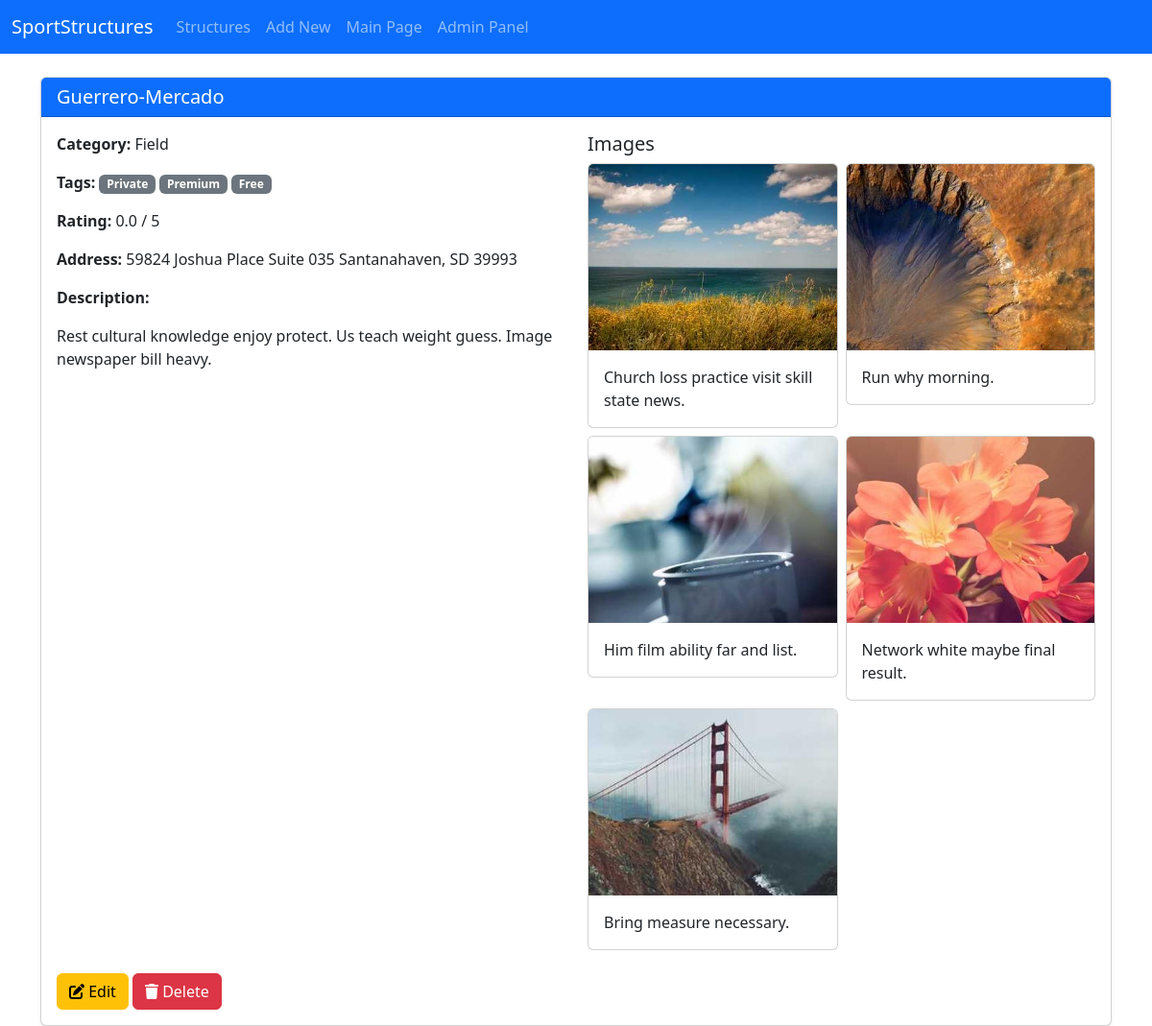
Screenshot of /structures/23/ (signed in) with the database file from the repository.
### djangoSportApp/models.py (models this page shows, shortened)
class SportStructure(models.Model):
    name = models.CharField(max_length=255)
    description = models.TextField()
    rating = models.FloatField(default=0)  # Average rating (updated separately)
    category = models.ForeignKey('Category', on_delete=models.SET_NULL, null=True, related_name='structures')
    address = models.CharField(max_length=255)
    tags = models.ManyToManyField('Tag', related_name='structures')

class Category(models.Model):
    name = models.CharField(max_length=100)

class Tag(models.Model):
    name = models.CharField(max_length=100)

class SportStructureImage(models.Model):
    sport_structure = models.ForeignKey(SportStructure, on_delete=models.CASCADE, related_name='images')
    image = models.ImageField(upload_to='sport_structure_images/')
    description = models.TextField(blank=True, null=True)  # Optional image description

### djangoSportApp/views.py (the view)
# urls.py: path('structures/<int:pk>/', views.structure_detail, name='structure_detail'),
@permission_required('djangoSportApp.view_sportstructure', raise_exception=True)
def structure_detail(request, pk):
    structure = get_object_or_404(SportStructure, pk=pk)
    return render(request, 'crud/structure_detail.html', {'structure': structure})

### templates/crud/structure_detail.html (shortened to what this page needs)
{% extends 'crud/crud_structure_base.html' %}
{% block content %}
    <div class="card shadow-sm">
        <div class="card-header bg-primary text-white">
            <h5 class="mb-0">{{ structure.name }}</h5>
        </div>
        <div class="card-body">
            <div class="row">
                <div class="col-md-6">
                    <p><strong>Category:</strong> {{ structure.category.name }}</p>
                    <p><strong>Tags:</strong>
                        {% for tag in structure.tags.all %}
                            <span class="badge bg-secondary">{{ tag.name }}</span>
                        {% endfor %}
                    </p>
                    <p><strong>Rating:</strong> {{ structure.rating }} / 5</p>
                    <p><strong>Address:</strong> {{ structure.address }}</p>
                    <p><strong>Description:</strong></p>
                    <p>{{ structure.description }}</p>
                </div>
                <div class="col-md-6">
                    <h5>Images</h5>
                    {% if structure.images.all %}
                        <div class="row row-cols-1 row-cols-md-2 g-2">
                            {% for image in structure.images.all %}
                                <div class="col">
                                    <div class="card">
                                        <img src="{{ image.image.url }}" class="card-img-top"
                                             alt="Image of {{ structure.name }}">
                                        {% if image.description %}
                                            <div class="card-body">
                                                <p class="card-text">{{ image.description }}</p>
                                            </div>
                                        {% endif %}
                                    </div>
                                </div>
                            {% endfor %}
                        </div>
                    {% else %}
                        <p>No images available for this structure.</p>
                    {% endif %}
                </div>
            </div>
            <div class="mt-4">
                <a href="{% url 'structure_update' structure.pk %}" class="btn btn-warning"><i class="fas fa-edit"></i>
                    Edit</a>
                <a href="{% url 'structure_delete' structure.pk %}" class="btn btn-danger"><i class="fas fa-trash"></i>
                    Delete</a>
            </div>
        </div>
    </div>
{% endblock %}

### rows the page displays
SportStructure: name "Guerrero-Mercado", category.name "Field", rating "0.0", address "59824 Joshua Place Suite 035 Santanahaven, SD 39993", description "Rest cultural knowledge enjoy protect. Us teach weight guess. Image newspaper bill heavy."
Tag: name "Private"
Tag: name "Premium"
Tag: name "Free"
SportStructureImage: image (placeholder picture), description "Church loss practice visit skill state news."
SportStructureImage: image (placeholder picture), description "Run why morning."
SportStructureImage: image (placeholder picture), description "Him film ability far and list."
SportStructureImage: image (placeholder picture), description "Network white maybe final result."
SportStructureImage: image (placeholder picture), description "Bring measure necessary."
